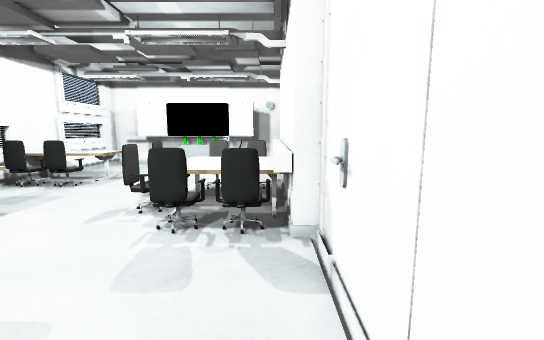
view 1 (above)

16 first-person views from a walk through a 3-D level made in the Unity game engine. The camera is 1.3 m above the floor, tilts 8° down and sees 90° across. The floor is counted in squares, 0.5 m on a side. Each view is taken from the middle of a square. On the plan, view 1 faces up. The plan holds only what a view shows up to about 19 squares ahead; the rest is blank. The place goes on beyond the plan. The player is left out. Some surface patterns are stand-ins.

view 2
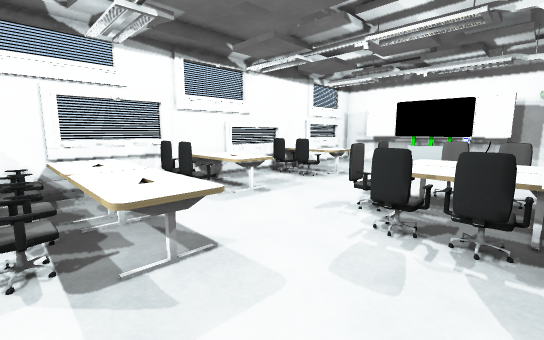

view 3
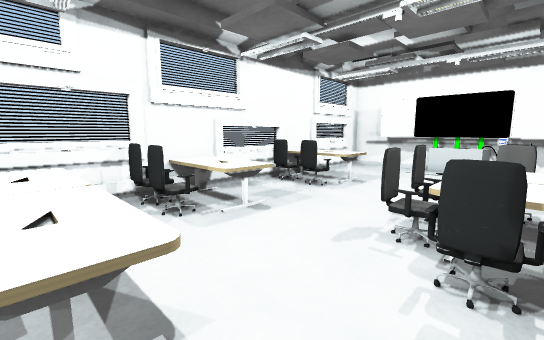

view 4
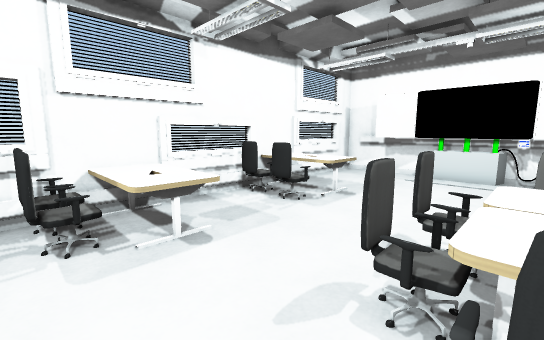

view 5
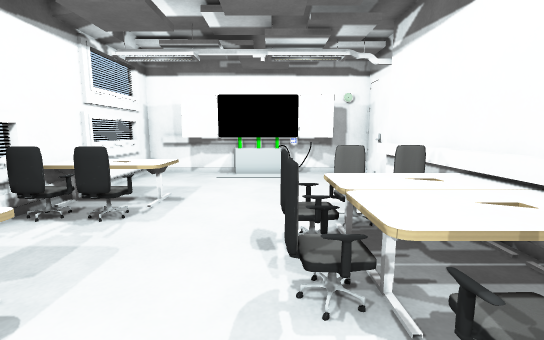

view 6
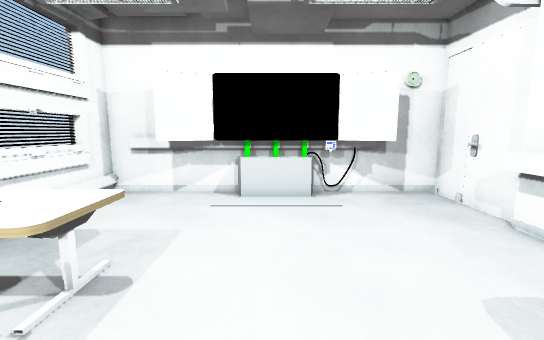

view 7
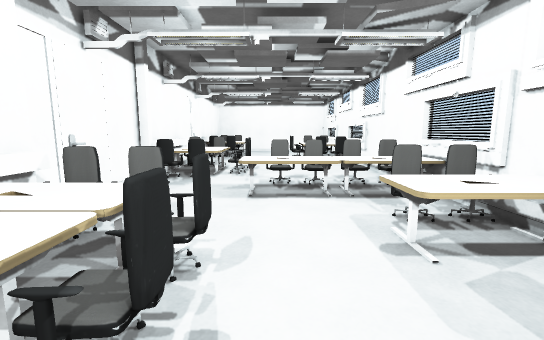

view 8
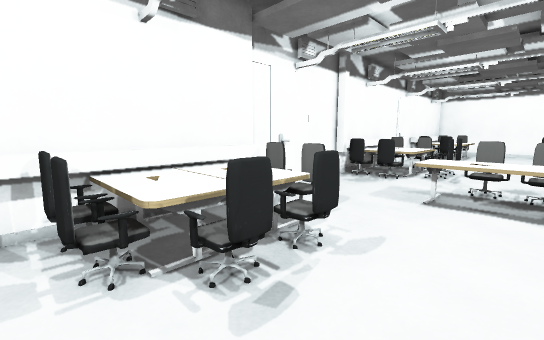

view 9
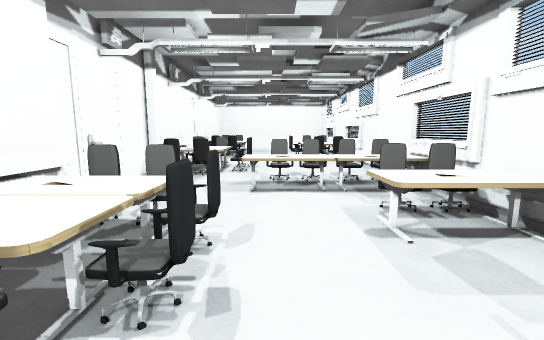

view 10
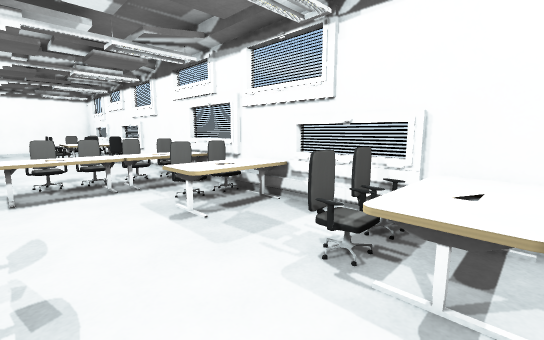

view 11
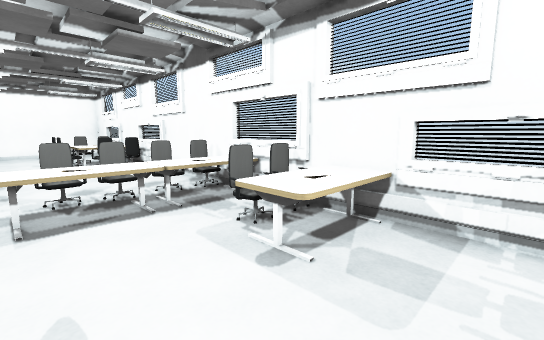

view 12
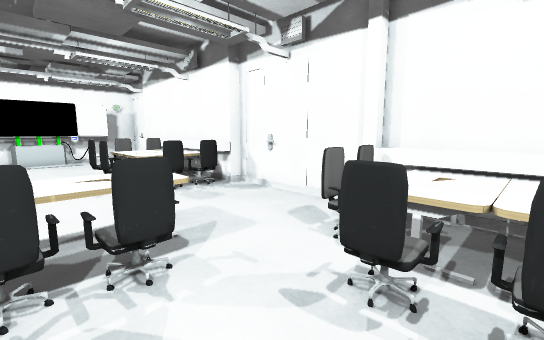

view 13
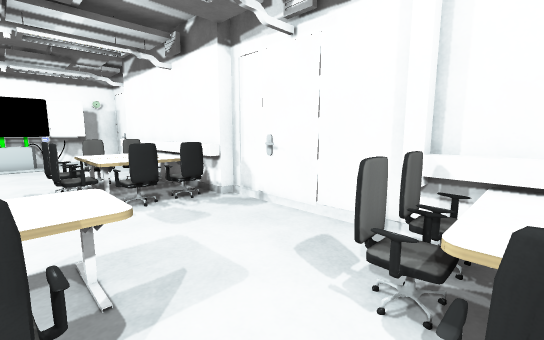

view 14
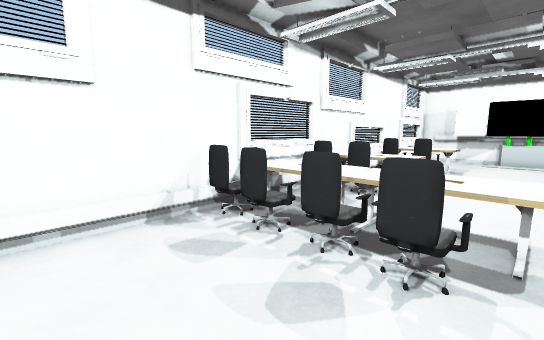

view 15
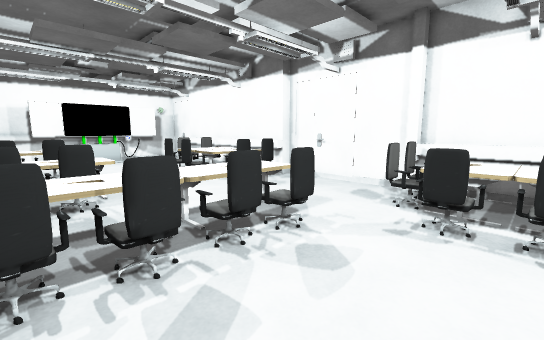

view 16
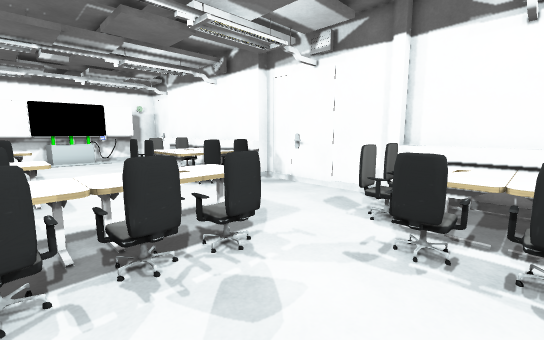

### Floor plan
Points are (right, up) in squares from view 1. A wall is a line through its corners. A room is listed if a view was taken in it or the views show most of it. See-through windows are left out.
Room 1 (views 1, 2, 3, 4, 5, 6, 7, 8, 9, 10, 11, 12, 13, 14, 15, 16)
walls: (-3, 6.6) (-2.5, 6.6); (-2.6, 6.6) (-2.1, 6.7); (-2.5, 6.5) (-3.2, 6.6); (-2.1, 6.6) (-3.2, 6.6); (-2, 6.6) (-2.6, 6.5); (0.5, 6.5) (0.5, 18.1); (0.9, 3.7) (0.9, 4.2); (-12.8, 14) (-12.8, -5.3); (1.2, 18.8) (1.2, 22.8) (-13, 22.8) (-13, -5.5); (0.5, -5.1) (0.5, -0.7); (1.2, -5.2) (1.2, 6.6) (0, 6.6); (-1.6, 22.5) (-12, 22.5); (-12.8, 22.5) (-12.8, 16.5)
low walls: (-3.3, 6.9) (-3.3, 7.4); (-3.1, 6.9) (-3.1, 7.5); (-3.2, 6.6) (-3.3, 7.3); (-2.1, 6.8) (-2.6, 6.7); (0, 6.6) (0, 14.1); (0, 15.9) (0, 18.1); (-12.8, 15.4) (-12.8, 14.1)
objects: other object (-12, 0) to (-11, 0); table (-12, 1) to (-9, 3); other object (-12, 5) to (-11, 6); table (-12, 7) to (-9, 9); other object (-12, 12) to (-11, 13); table (-12, 14) to (-9, 16); other object (-10, -1) to (-10, 0); other object (-10, 5) to (-10, 6); other object (-10, 12) to (-9, 13); other object (-10, 21) to (-4, 22); other object (-9, 0) to (-8, 0); table (-8, 1) to (-5, 3); other object (-7, -1) to (-6, 0); other object (-5, 9); other object (-5, 11); other object (-4, -5); other object (-4, -4) to (-4, -3); table (-4, 8) to (0, 10); table (-4, 10) to (-2, 12); table (-3, -5) to (0, -5); table (-3, -4) to (0, -2); other object (-3, 13) to (-2, 13); other object (-2, -1) to (-1, -1); other object (-2, 21); other object (-1, 7); other object (-1, 13); other object (0, -1); table (0, 11)

Positions as (right, up) in squares from view 1, and headings:
1: (0, 0), facing up
2: (0, 0), facing up-left
3: (-2, 2), facing up-left
4: (-3, 5), facing up-left
5: (-5, 5), facing up
6: (-6, 11), facing up
7: (-6, 14), facing down
8: (-8, 14), facing down-right
9: (-6, 15), facing down
10: (-5, 16), facing down-left
11: (-5, 12), facing down-left
12: (-8, -5), facing up-right
13: (-6, -3), facing up-right
14: (-5, -5), facing up-left
15: (-12, -5), facing up-right
16: (-10, -5), facing up-right
